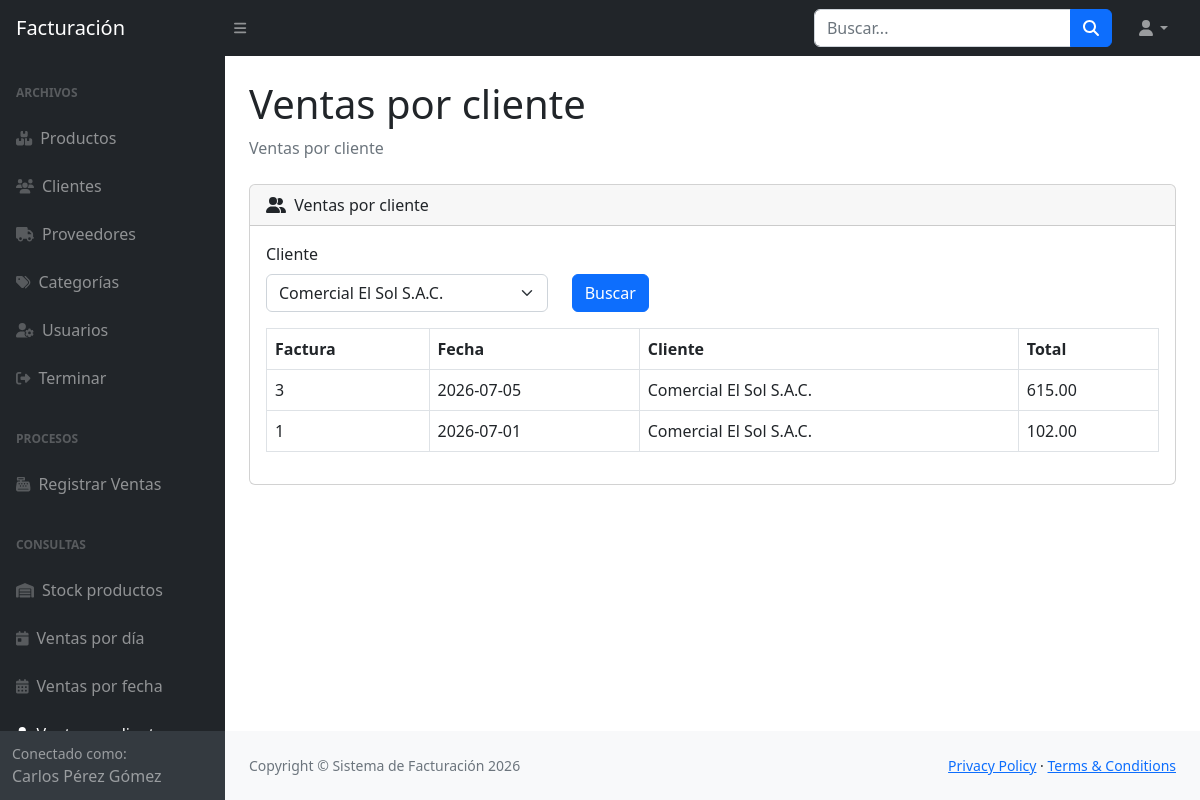
/vista/ventas_cliente.php?client=CLI0000001 (signed in), run on the app's committed database.
### tables this page shows
CREATE TABLE `facturas` (
  `idfactura` int(11) NOT NULL,
  `fecha` date DEFAULT NULL,
  `idcliente` varchar(10) DEFAULT NULL,
  `idusuario` varchar(3) DEFAULT NULL,
  `fechareg` datetime DEFAULT NULL,
  `idcondicion` char(2) DEFAULT NULL,
  `valorventa` decimal(10,4) DEFAULT NULL,
  `igv` decimal(10,4) DEFAULT NULL
);

CREATE TABLE `clientes` (
  `idcliente` varchar(10) NOT NULL,
  `nomcliente` varchar(128) DEFAULT NULL,
  `ruccliente` varchar(11) DEFAULT NULL,
  `dircliente` varchar(128) DEFAULT NULL,
  `telcliente` varchar(9) DEFAULT NULL,
  `emailcliente` varchar(64) DEFAULT NULL
);

### vista/common.php (called while the page is built, shortened)
<?php
function safe($text) {
    return htmlspecialchars($text, ENT_QUOTES, 'UTF-8');
}
function fetchRows($mysqli, $sql, $types = '', $params = []) {
    $stmt = $mysqli->prepare($sql);
    if ($types !== '') {
        $stmt->bind_param($types, ...$params);
    }
    $stmt->execute();
    $result = $stmt->get_result();
    $rows = [];
    while ($row = $result->fetch_assoc()) {
        $rows[] = $row;
    }
    return $rows;
}

### vista/ventas_cliente.php (the view, shortened to what this page needs)
<?php
require_once 'common.php';
$clientId = trim($_GET['client'] ?? '');
$clients = fetchRows($mysqli, 'SELECT idcliente, nomcliente FROM clientes ORDER BY nomcliente');
$reportRows = [];
if ($clientId !== '') {
    $reportRows = fetchRows($mysqli, 'SELECT f.idfactura, f.fecha, c.nomcliente, SUM(d.cant*d.preuni) AS total FROM facturas f LEFT JOIN clientes c ON f.idcliente = c.idcliente LEFT JOIN detallefactura d ON f.idfactura = d.idfactura WHERE f.idcliente = ? GROUP BY f.idfactura ORDER BY f.fecha DESC', 's', [$clientId]);
}
require 'header.php';
?>
                        <div class="card mb-4">
                            <div class="card-header">
                                <i class="fas fa-user-friends me-1"></i>
                                Ventas por cliente
                            </div>
                            <div class="card-body">
                                <form method="get" action="ventas_cliente.php">
                                    <div class="row mb-3">
                                        <div class="col-md-4">
                                            <label class="form-label">Cliente</label>
                                            <select class="form-select" name="client">
                                                <?php foreach ($clients as $client): ?>
                                                    <option value="<?php echo safe($client['idcliente']); ?>" <?php echo $clientId === $client['idcliente'] ? 'selected' : ''; ?>><?php echo safe($client['nomcliente']); ?></option>
                                                <?php endforeach; ?>
                                            </select>
                                        </div>
                                        <div class="col-md-2 align-self-end">
                                            <button class="btn btn-primary" type="submit">Buscar</button>
                                        </div>
                                    </div>
                                </form>
                                <?php if ($clientId !== ''): ?>
                                    <div class="table-responsive">
                                        <table class="table table-bordered" id="datatablesSimple">
                                            <thead>
                                                <tr>
                                                    <th>Factura</th>
                                                    <th>Fecha</th>
                                                    <th>Cliente</th>
                                                    <th>Total</th>
                                                </tr>
                                            </thead>
                                            <tbody>
                                                <?php foreach ($reportRows as $row): ?>
                                                    <tr>
                                                        <td><?php echo safe($row['idfactura']); ?></td>
                                                        <td><?php echo safe($row['fecha']); ?></td>
                                                        <td><?php echo safe($row['nomcliente']); ?></td>
                                                        <td><?php echo number_format($row['total'], 2); ?></td>
                                                    </tr>
                                                <?php endforeach; ?>
                                            </tbody>
                                        </table>
                                    </div>
                                <?php endif; ?>
                            </div>
                        </div>
<?php require 'footer.php'; ?>

### data on the page
facturas: idfactura "3", fecha "2026-07-05", idcliente.nomcliente "Comercial El Sol S.A.C.", total "615.00"
facturas: idfactura "1", fecha "2026-07-01", idcliente.nomcliente "Comercial El Sol S.A.C.", total "102.00"

### other printed values
safe($_SESSION['user']['fullname'] ?? $_SESSION['user']['username']) "Carlos Pérez Gómez"
safe($pageTitle) "Ventas por cliente"
form field client "Comercial El Sol S.A.C."
